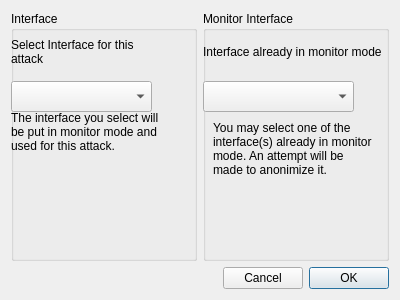
<?xml version="1.0" encoding="UTF-8"?>
<ui version="4.0">
 <class>Dialog</class>
 <widget class="QDialog" name="Dialog">
  <property name="geometry">
   <rect>
    <x>0</x>
    <y>0</y>
    <width>400</width>
    <height>300</height>
   </rect>
  </property>
  <property name="sizePolicy">
   <sizepolicy hsizetype="Fixed" vsizetype="Fixed">
    <horstretch>0</horstretch>
    <verstretch>0</verstretch>
   </sizepolicy>
  </property>
  <property name="minimumSize">
   <size>
    <width>0</width>
    <height>0</height>
   </size>
  </property>
  <property name="windowTitle">
   <string>Interface</string>
  </property>
  <property name="autoFillBackground">
   <bool>false</bool>
  </property>
  <layout class="QVBoxLayout" name="verticalLayout">
   <item>
    <layout class="QVBoxLayout" name="verticalLayout_2">
     <item>
      <layout class="QHBoxLayout" name="horizontalLayout_2">
       <item>
        <widget class="QGroupBox" name="Interface_groupBox">
         <property name="title">
          <string>Interface</string>
         </property>
         <widget class="QComboBox" name="interface_comboBox">
          <property name="geometry">
           <rect>
            <x>0</x>
            <y>70</y>
            <width>141</width>
            <height>31</height>
           </rect>
          </property>
         </widget>
         <widget class="QLabel" name="Interface_label">
          <property name="geometry">
           <rect>
            <x>0</x>
            <y>20</y>
            <width>141</width>
            <height>41</height>
           </rect>
          </property>
          <property name="layoutDirection">
           <enum>Qt::LeftToRight</enum>
          </property>
          <property name="text">
           <string>Select Interface for this attack</string>
          </property>
          <property name="wordWrap">
           <bool>true</bool>
          </property>
         </widget>
         <widget class="QLabel" name="label">
          <property name="geometry">
           <rect>
            <x>0</x>
            <y>100</y>
            <width>161</width>
            <height>121</height>
           </rect>
          </property>
          <property name="sizePolicy">
           <sizepolicy hsizetype="Ignored" vsizetype="Ignored">
            <horstretch>0</horstretch>
            <verstretch>0</verstretch>
           </sizepolicy>
          </property>
          <property name="layoutDirection">
           <enum>Qt::LeftToRight</enum>
          </property>
          <property name="text">
           <string>The interface you select will be put in monitor mode and used for this attack.</string>
          </property>
          <property name="alignment">
           <set>Qt::AlignLeading|Qt::AlignLeft|Qt::AlignTop</set>
          </property>
          <property name="wordWrap">
           <bool>true</bool>
          </property>
         </widget>
        </widget>
       </item>
       <item>
        <widget class="QGroupBox" name="groupBox">
         <property name="title">
          <string>Monitor Interface</string>
         </property>
         <widget class="QComboBox" name="monitor_comboBox">
          <property name="geometry">
           <rect>
            <x>0</x>
            <y>70</y>
            <width>151</width>
            <height>31</height>
           </rect>
          </property>
         </widget>
         <widget class="QLabel" name="label_2">
          <property name="geometry">
           <rect>
            <x>0</x>
            <y>20</y>
            <width>181</width>
            <height>41</height>
           </rect>
          </property>
          <property name="frameShape">
           <enum>QFrame::NoFrame</enum>
          </property>
          <property name="text">
           <string>Interface already in monitor mode</string>
          </property>
          <property name="wordWrap">
           <bool>true</bool>
          </property>
         </widget>
         <widget class="QLabel" name="label_3">
          <property name="geometry">
           <rect>
            <x>10</x>
            <y>110</y>
            <width>161</width>
            <height>111</height>
           </rect>
          </property>
          <property name="text">
           <string>You may select one of the interface(s) already in monitor mode. An attempt will be made to anonimize it.</string>
          </property>
          <property name="alignment">
           <set>Qt::AlignLeading|Qt::AlignLeft|Qt::AlignTop</set>
          </property>
          <property name="wordWrap">
           <bool>true</bool>
          </property>
         </widget>
         <zorder>Interface_groupBox</zorder>
         <zorder>Interface_groupBox</zorder>
         <zorder>monitor_comboBox</zorder>
         <zorder>label_2</zorder>
         <zorder>label_3</zorder>
        </widget>
       </item>
      </layout>
     </item>
     <item>
      <widget class="QDialogButtonBox" name="buttonBox">
       <property name="sizePolicy">
        <sizepolicy hsizetype="Fixed" vsizetype="Fixed">
         <horstretch>0</horstretch>
         <verstretch>0</verstretch>
        </sizepolicy>
       </property>
       <property name="layoutDirection">
        <enum>Qt::RightToLeft</enum>
       </property>
       <property name="orientation">
        <enum>Qt::Horizontal</enum>
       </property>
       <property name="standardButtons">
        <set>QDialogButtonBox::Cancel|QDialogButtonBox::Ok</set>
       </property>
      </widget>
     </item>
    </layout>
   </item>
  </layout>
 </widget>
 <resources/>
 <connections>
  <connection>
   <sender>buttonBox</sender>
   <signal>accepted()</signal>
   <receiver>Dialog</receiver>
   <slot>accept()</slot>
   <hints>
    <hint type="sourcelabel">
     <x>248</x>
     <y>254</y>
    </hint>
    <hint type="destinationlabel">
     <x>157</x>
     <y>274</y>
    </hint>
   </hints>
  </connection>
  <connection>
   <sender>buttonBox</sender>
   <signal>rejected()</signal>
   <receiver>Dialog</receiver>
   <slot>reject()</slot>
   <hints>
    <hint type="sourcelabel">
     <x>316</x>
     <y>260</y>
    </hint>
    <hint type="destinationlabel">
     <x>286</x>
     <y>274</y>
    </hint>
   </hints>
  </connection>
 </connections>
</ui>
